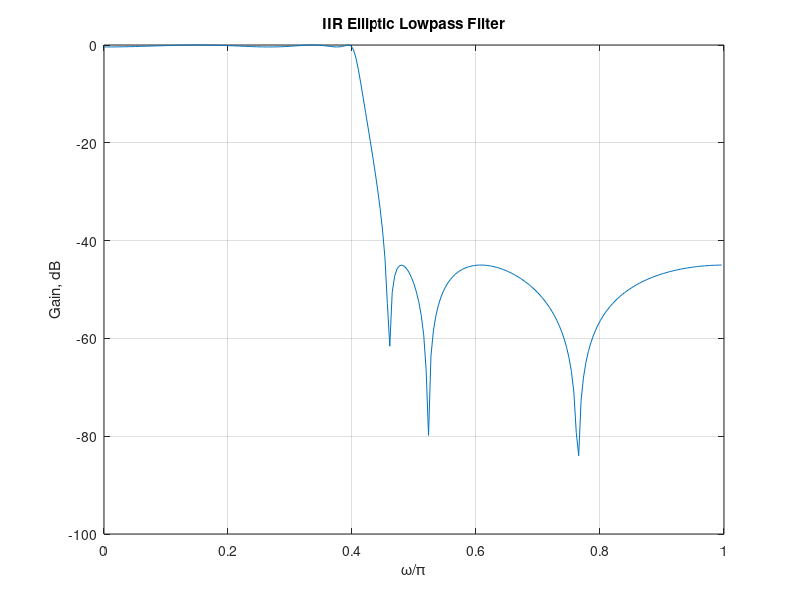

Source code (MATLAB):
Fp = 1000%input('passband edge in Khz = ');
Fs = 1250%input('stopband edge in Khz = ');
Ft = 5000%input('Sampling rate in Khz = ');
Rp =0.4% input('Passband ripple in dB = ');
Rs =45% input('Minimum stopband attenuation in dB = ');
Wp=2*Fp/Ft;
Ws=2*Fs/Ft;
[N,Wn] = ellipord(Wp,Ws,Rp,Rs);
[b,a] = ellip(N,Rp,Rs,Wn);
[h,omega] = freqz(b,a,256);
plot (omega/pi,20*log10(abs(h)));grid;
xlabel('\omega/\pi'); ylabel('Gain, dB');
title('IIR Elliptic Lowpass Filter');
%figure(2);
%subplot(2,1,1);
%plot(omega/pi,20*log10(abs(h))); grid;
%axis([0 1 -60 5]);
%subplot(2,1,2);
%plot(omega/pi,20*log10(abs(h))); grid;
%axis([0 0.4 -0.6 0.2]);